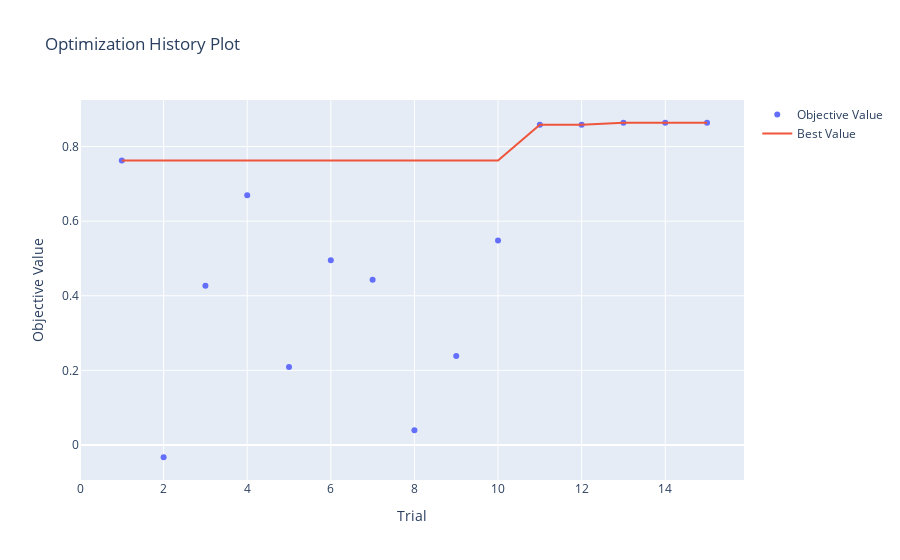
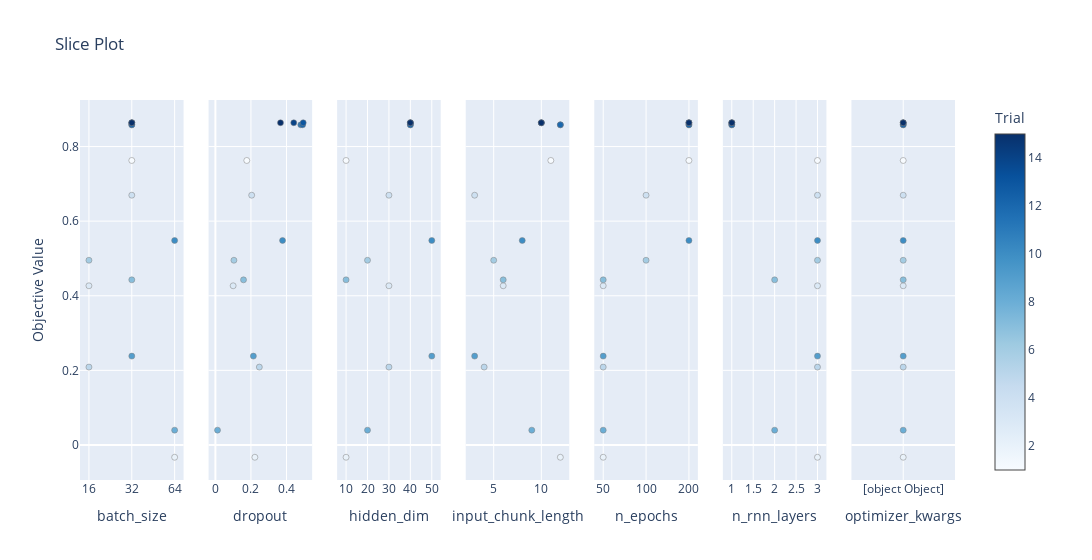
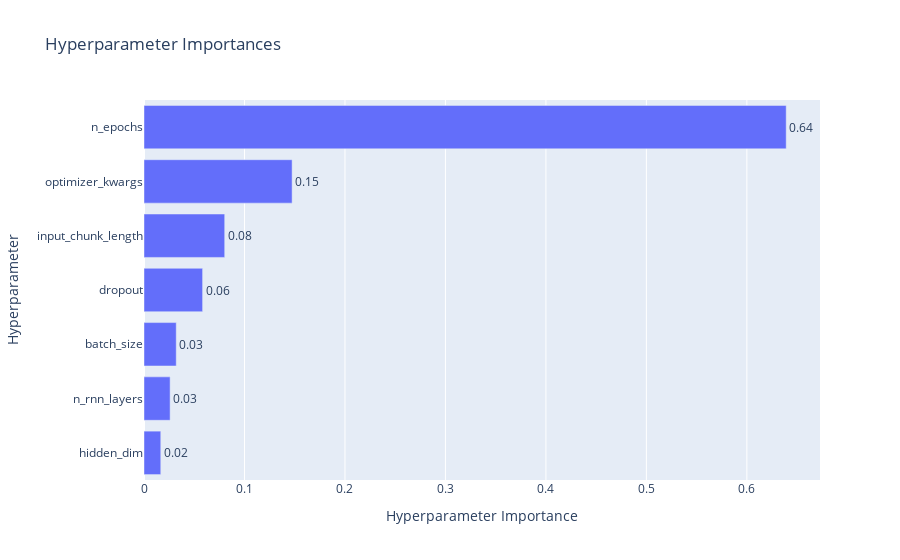
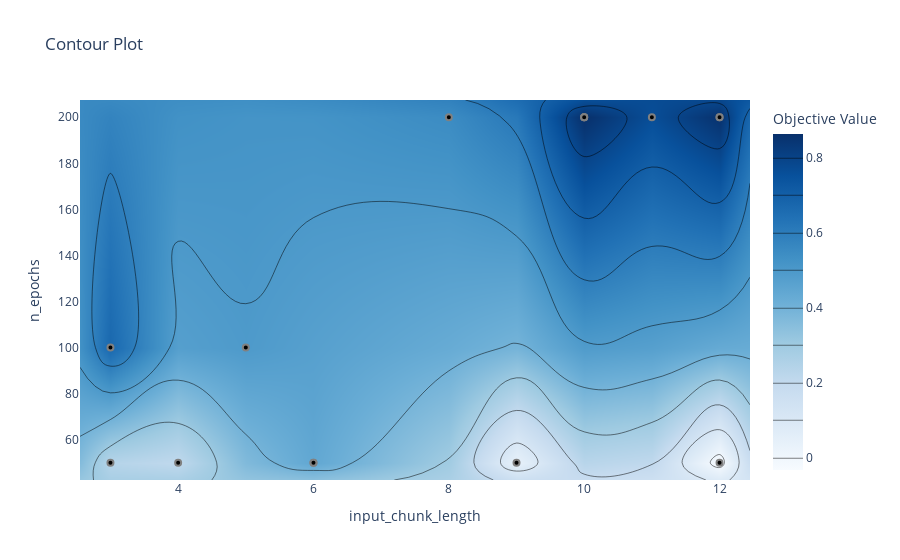

Notebook code for these charts, in order:
### Code cell
import optuna
from optuna.visualization import (
    plot_optimization_history,
    plot_param_importances,
    plot_parallel_coordinate,
    plot_slice,
    plot_contour
)

# 1. Trials and their results
fig1 = plot_optimization_history(study)
fig1.show()

# 2. Distribution of results for each hyperparameter
fig2 = plot_slice(study)
fig2.show()

# 3. Importance of each hyperparameter
fig3 = plot_param_importances(study)
fig3.show()

# 4. 3D surface plot of hyperparameters (contour plot)
fig4 = plot_contour(study, params=['n_epochs', 'input_chunk_length'])
fig4.show()

### Figure 1 — Plotly figure (JSON) as saved in the notebook; plotly's stock layout.template omitted (floating-point values rounded to 4 significant figures)
{"data": [{"mode": "markers", "name": "Objective Value", "type": "scatter", "x": [1, 2, 3, 4, 5, 6, 7, 8, 9, 10, 11, 12, 13, 14, 15], "y": [0.7627, -0.03293, 0.4267, 0.6695, 0.2088, 0.4952, 0.4427, 0.03972, 0.2382, 0.5482, 0.8582, 0.8582, 0.8638, 0.8638, 0.8638]}, {"mode": "lines", "name": "Best Value", "type": "scatter", "x": [0, 1, 2, 3, 4, 5, 6, 7, 8, 9, 10, 11, 12, 13, 14, 15], "y": [null, 0.7627, 0.7627, 0.7627, 0.7627, 0.7627, 0.7627, 0.7627, 0.7627, 0.7627, 0.7627, 0.8582, 0.8582, 0.8638, 0.8638, 0.8638]}, {"marker": {"color": "#cccccc"}, "mode": "markers", "name": "Infeasible Trial", "showlegend": false, "type": "scatter", "x": [], "y": []}], "layout": {"title": {"text": "Optimization History Plot"}, "xaxis": {"title": {"text": "Trial"}}, "yaxis": {"title": {"text": "Objective Value"}}}}

### Figure 2 — Plotly figure (JSON) as saved in the notebook; plotly's stock layout.template omitted (floating-point values rounded to 4 significant figures)
{"data": [{"marker": {"color": [1, 2, 3, 4, 5, 6, 7, 8, 9, 10, 11, 12, 13, 14, 15], "colorbar": {"title": {"text": "Trial"}, "x": 1, "xpad": 40}, "colorscale": [[0, "rgb(247,251,255)"], [0.125, "rgb(222,235,247)"], [0.25, "rgb(198,219,239)"], [0.375, "rgb(158,202,225)"], [0.5, "rgb(107,174,214)"], [0.625, "rgb(66,146,198)"], [0.75, "rgb(33,113,181)"], [0.875, "rgb(8,81,156)"], [1, "rgb(8,48,107)"]], "line": {"color": "Grey", "width": 0.5}, "showscale": true}, "mode": "markers", "name": "Feasible Trial", "showlegend": false, "type": "scatter", "x": [32, 64, 16, 32, 16, 16, 32, 64, 32, 64, 32, 32, 32, 32, 32], "xaxis": "x", "y": [0.7627, -0.03293, 0.4267, 0.6695, 0.2088, 0.4952, 0.4427, 0.03972, 0.2382, 0.5482, 0.8582, 0.8582, 0.8638, 0.8638, 0.8638], "yaxis": "y"}, {"marker": {"color": [1, 2, 3, 4, 5, 6, 7, 8, 9, 10, 11, 12, 13, 14, 15], "colorbar": {"title": {"text": "Trial"}, "x": 1, "xpad": 40}, "colorscale": [[0, "rgb(247,251,255)"], [0.125, "rgb(222,235,247)"], [0.25, "rgb(198,219,239)"], [0.375, "rgb(158,202,225)"], [0.5, "rgb(107,174,214)"], [0.625, "rgb(66,146,198)"], [0.75, "rgb(33,113,181)"], [0.875, "rgb(8,81,156)"], [1, "rgb(8,48,107)"]], "line": {"color": "Grey", "width": 0.5}, "showscale": false}, "mode": "markers", "name": "Feasible Trial", "showlegend": false, "type": "scatter", "x": [0.1766, 0.222, 0.09989, 0.2041, 0.2472, 0.1041, 0.1582, 0.01182, 0.2136, 0.3778, 0.4803, 0.4908, 0.4941, 0.4409, 0.3662], "xaxis": "x2", "y": [0.7627, -0.03293, 0.4267, 0.6695, 0.2088, 0.4952, 0.4427, 0.03972, 0.2382, 0.5482, 0.8582, 0.8582, 0.8638, 0.8638, 0.8638], "yaxis": "y2"}, {"marker": {"color": [1, 2, 3, 4, 5, 6, 7, 8, 9, 10, 11, 12, 13, 14, 15], "colorbar": {"title": {"text": "Trial"}, "x": 1, "xpad": 40}, "colorscale": [[0, "rgb(247,251,255)"], [0.125, "rgb(222,235,247)"], [0.25, "rgb(198,219,239)"], [0.375, "rgb(158,202,225)"], [0.5, "rgb(107,174,214)"], [0.625, "rgb(66,146,198)"], [0.75, "rgb(33,113,181)"], [0.875, "rgb(8,81,156)"], [1, "rgb(8,48,107)"]], "line": {"color": "Grey", "width": 0.5}, "showscale": false}, "mode": "markers", "name": "Feasible Trial", "showlegend": false, "type": "scatter", "x": [10, 10, 30, 30, 30, 20, 10, 20, 50, 50, 40, 40, 40, 40, 40], "xaxis": "x3", "y": [0.7627, -0.03293, 0.4267, 0.6695, 0.2088, 0.4952, 0.4427, 0.03972, 0.2382, 0.5482, 0.8582, 0.8582, 0.8638, 0.8638, 0.8638], "yaxis": "y3"}, {"marker": {"color": [1, 2, 3, 4, 5, 6, 7, 8, 9, 10, 11, 12, 13, 14, 15], "colorbar": {"title": {"text": "Trial"}, "x": 1, "xpad": 40}, "colorscale": [[0, "rgb(247,251,255)"], [0.125, "rgb(222,235,247)"], [0.25, "rgb(198,219,239)"], [0.375, "rgb(158,202,225)"], [0.5, "rgb(107,174,214)"], [0.625, "rgb(66,146,198)"], [0.75, "rgb(33,113,181)"], [0.875, "rgb(8,81,156)"], [1, "rgb(8,48,107)"]], "line": {"color": "Grey", "width": 0.5}, "showscale": false}, "mode": "markers", "name": "Feasible Trial", "showlegend": false, "type": "scatter", "x": [11, 12, 6, 3, 4, 5, 6, 9, 3, 8, 12, 12, 10, 10, 10], "xaxis": "x4", "y": [0.7627, -0.03293, 0.4267, 0.6695, 0.2088, 0.4952, 0.4427, 0.03972, 0.2382, 0.5482, 0.8582, 0.8582, 0.8638, 0.8638, 0.8638], "yaxis": "y4"}, {"marker": {"color": [1, 2, 3, 4, 5, 6, 7, 8, 9, 10, 11, 12, 13, 14, 15], "colorbar": {"title": {"text": "Trial"}, "x": 1, "xpad": 40}, "colorscale": [[0, "rgb(247,251,255)"], [0.125, "rgb(222,235,247)"], [0.25, "rgb(198,219,239)"], [0.375, "rgb(158,202,225)"], [0.5, "rgb(107,174,214)"], [0.625, "rgb(66,146,198)"], [0.75, "rgb(33,113,181)"], [0.875, "rgb(8,81,156)"], [1, "rgb(8,48,107)"]], "line": {"color": "Grey", "width": 0.5}, "showscale": false}, "mode": "markers", "name": "Feasible Trial", "showlegend": false, "type": "scatter", "x": [200, 50, 50, 100, 50, 100, 50, 50, 50, 200, 200, 200, 200, 200, 200], "xaxis": "x5", "y": [0.7627, -0.03293, 0.4267, 0.6695, 0.2088, 0.4952, 0.4427, 0.03972, 0.2382, 0.5482, 0.8582, 0.8582, 0.8638, 0.8638, 0.8638], "yaxis": "y5"}, {"marker": {"color": [1, 2, 3, 4, 5, 6, 7, 8, 9, 10, 11, 12, 13, 14, 15], "colorbar": {"title": {"text": "Trial"}, "x": 1, "xpad": 40}, "colorscale": [[0, "rgb(247,251,255)"], [0.125, "rgb(222,235,247)"], [0.25, "rgb(198,219,239)"], [0.375, "rgb(158,202,225)"], [0.5, "rgb(107,174,214)"], [0.625, "rgb(66,146,198)"], [0.75, "rgb(33,113,181)"], [0.875, "rgb(8,81,156)"], [1, "rgb(8,48,107)"]], "line": {"color": "Grey", "width": 0.5}, "showscale": false}, "mode": "markers", "name": "Feasible Trial", "showlegend": false, "type": "scatter", "x": [3, 3, 3, 3, 3, 3, 2, 2, 3, 3, 1, 1, 1, 1, 1], "xaxis": "x6", "y": [0.7627, -0.03293, 0.4267, 0.6695, 0.2088, 0.4952, 0.4427, 0.03972, 0.2382, 0.5482, 0.8582, 0.8582, 0.8638, 0.8638, 0.8638], "yaxis": "y6"}, {"marker": {"color": [1, 2, 3, 4, 5, 6, 7, 8, 9, 10, 11, 12, 13, 14, 15], "colorbar": {"title": {"text": "Trial"}, "x": 1, "xpad": 40}, "colorscale": [[0, "rgb(247,251,255)"], [0.125, "rgb(222,235,247)"], [0.25, "rgb(198,219,239)"], [0.375, "rgb(158,202,225)"], [0.5, "rgb(107,174,214)"], [0.625, "rgb(66,146,198)"], [0.75, "rgb(33,113,181)"], [0.875, "rgb(8,81,156)"], [1, "rgb(8,48,107)"]], "line": {"color": "Grey", "width": 0.5}, "showscale": false}, "mode": "markers", "name": "Feasible Trial", "showlegend": false, "type": "scatter", "x": [{"lr": 0.001}, {"lr": 0.0001}, {"lr": 0.001}, {"lr": 0.0005}, {"lr": 0.0001}, {"lr": 0.0005}, {"lr": 0.0005}, {"lr": 0.0001}, {"lr": 0.0001}, {"lr": 0.0001}, {"lr": 0.001}, {"lr": 0.001}, {"lr": 0.001}, {"lr": 0.001}, {"lr": 0.001}], "xaxis": "x7", "y": [0.7627, -0.03293, 0.4267, 0.6695, 0.2088, 0.4952, 0.4427, 0.03972, 0.2382, 0.5482, 0.8582, 0.8582, 0.8638, 0.8638, 0.8638], "yaxis": "y7"}], "layout": {"title": {"text": "Slice Plot"}, "width": 2100, "xaxis": {"anchor": "y", "categoryarray": [16, 32, 64], "categoryorder": "array", "domain": [0, 0.1184], "title": {"text": "batch_size"}, "type": "category"}, "xaxis2": {"anchor": "y2", "domain": [0.1469, 0.2653], "title": {"text": "dropout"}}, "xaxis3": {"anchor": "y3", "categoryarray": [10, 20, 30, 40, 50], "categoryorder": "array", "domain": [0.2939, 0.4122], "title": {"text": "hidden_dim"}, "type": "category"}, "xaxis4": {"anchor": "y4", "domain": [0.4408, 0.5592], "title": {"text": "input_chunk_length"}}, "xaxis5": {"anchor": "y5", "categoryarray": [50, 100, 200], "categoryorder": "array", "domain": [0.5878, 0.7061], "title": {"text": "n_epochs"}, "type": "category"}, "xaxis6": {"anchor": "y6", "domain": [0.7347, 0.8531], "title": {"text": "n_rnn_layers"}}, "xaxis7": {"anchor": "y7", "categoryarray": [{"lr": 0.001}, {"lr": 0.0001}, {"lr": 0.0005}], "categoryorder": "array", "domain": [0.8816, 1.0], "title": {"text": "optimizer_kwargs"}, "type": "category"}, "yaxis": {"anchor": "x", "domain": [0, 1], "title": {"text": "Objective Value"}}, "yaxis2": {"anchor": "x2", "domain": [0, 1], "matches": "y", "showticklabels": false}, "yaxis3": {"anchor": "x3", "domain": [0, 1], "matches": "y", "showticklabels": false}, "yaxis4": {"anchor": "x4", "domain": [0, 1], "matches": "y", "showticklabels": false}, "yaxis5": {"anchor": "x5", "domain": [0, 1], "matches": "y", "showticklabels": false}, "yaxis6": {"anchor": "x6", "domain": [0, 1], "matches": "y", "showticklabels": false}, "yaxis7": {"anchor": "x7", "domain": [0, 1], "matches": "y", "showticklabels": false}}}

### Figure 3 — Plotly figure (JSON) as saved in the notebook; plotly's stock layout.template omitted (floating-point values rounded to 4 significant figures)
{"data": [{"cliponaxis": false, "hovertemplate": ["hidden_dim (CategoricalDistribution): 0.016688731298798852<extra></extra>", "n_rnn_layers (IntDistribution): 0.025996242197892653<extra></extra>", "batch_size (CategoricalDistribution): 0.0320905898051723<extra></extra>", "dropout (FloatDistribution): 0.05833533411007778<extra></extra>", "input_chunk_length (IntDistribution): 0.08032853062502666<extra></extra>", "optimizer_kwargs (CategoricalDistribution): 0.14741601191016934<extra></extra>", "n_epochs (CategoricalDistribution): 0.6391445600528627<extra></extra>"], "name": "Objective Value", "orientation": "h", "text": ["0.02", "0.03", "0.03", "0.06", "0.08", "0.15", "0.64"], "textposition": "outside", "type": "bar", "x": [0.01669, 0.026, 0.03209, 0.05834, 0.08033, 0.1474, 0.6391], "y": ["hidden_dim", "n_rnn_layers", "batch_size", "dropout", "input_chunk_length", "optimizer_kwargs", "n_epochs"]}], "layout": {"title": {"text": "Hyperparameter Importances"}, "xaxis": {"title": {"text": "Hyperparameter Importance"}}, "yaxis": {"title": {"text": "Hyperparameter"}}}}

### Figure 4 — Plotly figure (JSON) as saved in the notebook; plotly's stock layout.template omitted (floating-point values rounded to 4 significant figures)
{"data": [{"colorbar": {"title": {"text": "Objective Value"}}, "colorscale": [[0, "rgb(247,251,255)"], [0.125, "rgb(222,235,247)"], [0.25, "rgb(198,219,239)"], [0.375, "rgb(158,202,225)"], [0.5, "rgb(107,174,214)"], [0.625, "rgb(66,146,198)"], [0.75, "rgb(33,113,181)"], [0.875, "rgb(8,81,156)"], [1, "rgb(8,48,107)"]], "connectgaps": true, "contours": {"coloring": "heatmap"}, "hoverinfo": "none", "line": {"smoothing": 1.3}, "reversescale": false, "type": "contour", "x": [2.55, 3, 4, 5, 6, 8, 9, 10, 11, 12, 12.45], "y": [42.5, 50, 100, 200, 207.5], "z": [[NaN, NaN, NaN, NaN, NaN, NaN, NaN, NaN, NaN, NaN, NaN], [NaN, 0.2382, 0.2088, NaN, 0.4427, NaN, 0.03972, NaN, NaN, -0.03293, NaN], [NaN, 0.6695, NaN, 0.4952, NaN, NaN, NaN, NaN, NaN, NaN, NaN], [NaN, NaN, NaN, NaN, NaN, 0.5482, NaN, 0.8638, 0.7627, 0.8582, NaN], [NaN, NaN, NaN, NaN, NaN, NaN, NaN, NaN, NaN, NaN, NaN]]}, {"marker": {"color": "black", "line": {"color": "Gray", "width": 2}}, "mode": "markers", "name": "Feasible Trial", "showlegend": false, "type": "scatter", "x": [11, 12, 6, 3, 4, 5, 6, 9, 3, 8, 12, 12, 10, 10, 10], "y": [200, 50, 50, 100, 50, 100, 50, 50, 50, 200, 200, 200, 200, 200, 200]}, {"marker": {"color": "#cccccc", "line": {"color": "Gray", "width": 2}}, "mode": "markers", "name": "Infeasible Trial", "showlegend": false, "type": "scatter", "x": [], "y": []}], "layout": {"title": {"text": "Contour Plot"}, "xaxis": {"range": [2.55, 12.45], "title": {"text": "input_chunk_length"}}, "yaxis": {"range": [42.5, 207.5], "title": {"text": "n_epochs"}}}}
